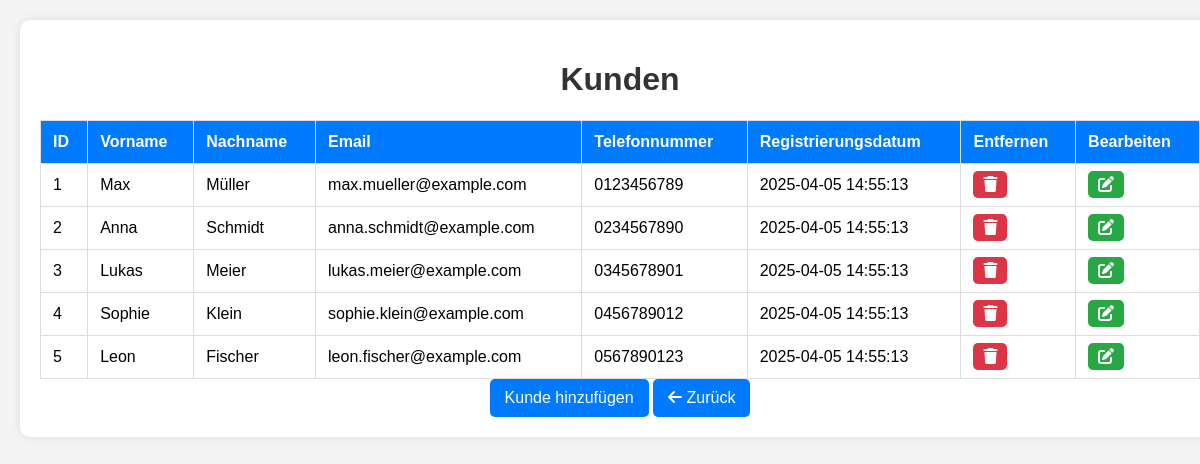
The page /Parkplaetze/Kunde/index.php on the database its author committed.
### tables this page shows
CREATE TABLE `kunde` (
    `id` INT AUTO_INCREMENT PRIMARY KEY,
    `vorname` VARCHAR(50) NOT NULL,
    `nachname` VARCHAR(50) NOT NULL,
    `email` VARCHAR(100) NOT NULL,
    `telefonnummer` VARCHAR(20) NOT NULL,
    `registrierungsdatum` TIMESTAMP DEFAULT CURRENT_TIMESTAMP
);

### Parkplaetze/Kunde/index.php (the view, shortened to what this page needs)
<?php
require dirname(__DIR__) . '/Connect/connect.php';
$stmt = $pdo->prepare("SELECT * FROM `kunde`");
$stmt->execute();
$results = $stmt->fetchAll(PDO::FETCH_ASSOC);
?>
<!DOCTYPE html>
<html lang="de">
<head>
    <link rel="stylesheet" href="https://cdnjs.cloudflare.com/ajax/libs/font-awesome/6.0.0/css/all.min.css">
    <link rel="stylesheet" href="../view/style.css">
</head>
<body>
<div class="container">
    <h1>Kunden</h1>
    <table>
        <thead>
        <tr>
            <th>ID</th>
            <th>Vorname</th>
            <th>Nachname</th>
            <th>Email</th>
            <th>Telefonnummer</th>
            <th>Registrierungsdatum</th>
            <th>Entfernen</th>
            <th>Bearbeiten</th>
        </tr>
        </thead>
        <tbody>
        <?php foreach($results as $result): ?>
            <tr>
                <td><?php echo $result['id'] ?></td>
                <td><?php echo $result['vorname'] ?></td>
                <td><?php echo $result['nachname'] ?></td>
                <td><?php echo $result['email'] ?></td>
                <td><?php echo $result['telefonnummer'] ?></td>
                <td><?php echo $result['registrierungsdatum'] ?></td>
                <td><a href="./delete.php?deleteId=<?php echo $result['id']?>" class="delete"><i class="fas fa-trash"></i></a></td>
                <td><a href="./update.php?updateId=<?php echo $result['id']?>" class="update"><i class="fas fa-edit"></i></a></td>
            </tr>
        <?php endforeach ?>
        </tbody>
    </table>
    <a href="insert.php" class="add-button">Kunde hinzufügen</a>
    <a href="../Startseite/Startseite.php" class="back-button"><i class="fas fa-arrow-left"></i> Zurück</a>
</div>
</body>
</html>

### Parkplaetze/view/style.css (style rules this page uses)
body { font-family: Arial, sans-serif; background-color: #f4f4f4; margin: 0; padding: 20px; text-align: center; }
.container { max-width: 1200px; width: 100%; margin: auto; background: white; padding: 20px; box-shadow: 0 0 10px rgba(0, 0, 0, 0.1); border-radius: 10px; }
h1 { color: #333; }
table { width: 100%; border-collapse: collapse; margin-top: 20px; }
th, td { padding: 12px; border: 1px solid #ddd; text-align: left; }
th { background-color: #007bff; color: white; }
a { text-decoration: none; padding: 5px 10px; border-radius: 5px; }
.delete { background-color: #dc3545; }
.update { background-color: #28a745; }
.add-button, .back-button { display: inline-block; padding: 10px 15px; color: white; border-radius: 5px; text-decoration: none; }
.add-button { background-color: #007bff; }
.back-button { background-color: #007bff; }
a.delete, a.update { color: white; }
a.delete svg, a.update svg, a.delete i, a.update i { fill: white; color: white; }

### rows shown on the page
kunde: id "1", vorname "Max", nachname "Müller", email "max.mueller@example.com", telefonnummer "0123456789", registrierungsdatum "2025-04-05 14:55:13"
kunde: id "2", vorname "Anna", nachname "Schmidt", email "anna.schmidt@example.com", telefonnummer "0234567890", registrierungsdatum "2025-04-05 14:55:13"
kunde: id "3", vorname "Lukas", nachname "Meier", email "lukas.meier@example.com", telefonnummer "0345678901", registrierungsdatum "2025-04-05 14:55:13"
kunde: id "4", vorname "Sophie", nachname "Klein", email "sophie.klein@example.com", telefonnummer "0456789012", registrierungsdatum "2025-04-05 14:55:13"
kunde: id "5", vorname "Leon", nachname "Fischer", email "leon.fischer@example.com", telefonnummer "0567890123", registrierungsdatum "2025-04-05 14:55:13"
